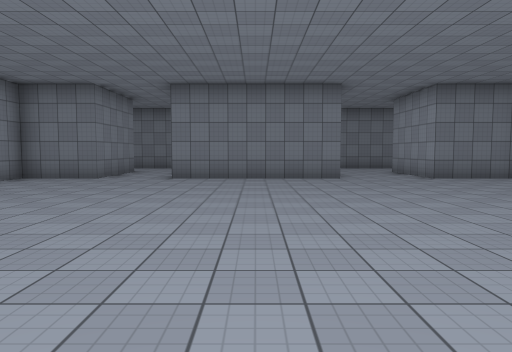
View 1 (above)

23 first-person views from a walk through a 3-D level made in the Unity game engine. The camera is 1.5 m above the floor, tilts 4° down and sees 70° across. The floor is counted in squares, 2 m on a side. Each view is taken from the middle of a square. On the plan, view 1 faces up. The plan holds only what a view shows up to about 11 squares ahead; the rest is blank. The place goes on beyond the plan. Surface patterns are stand-ins for the level's own textures.

View 2
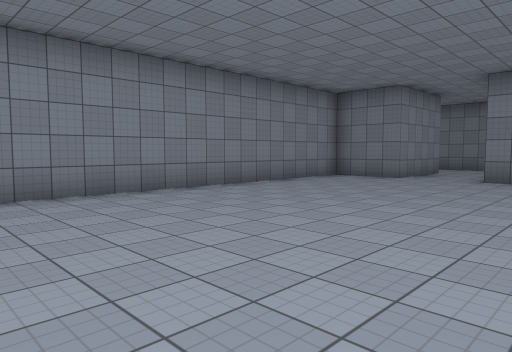

View 3
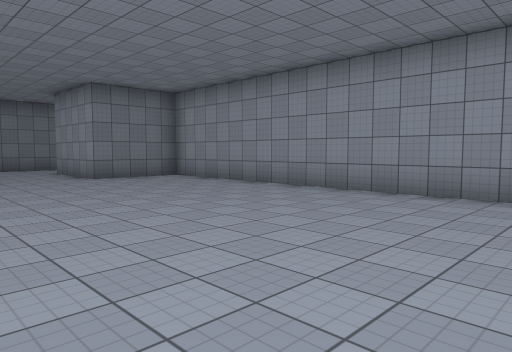

View 4
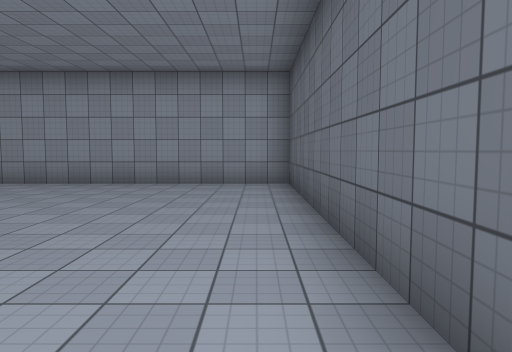

View 5
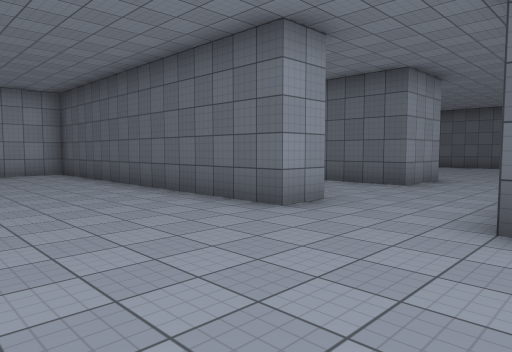

View 6
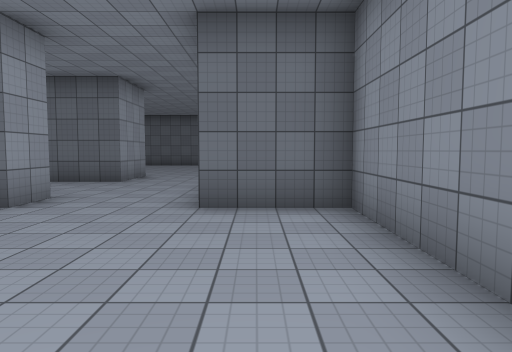

View 7
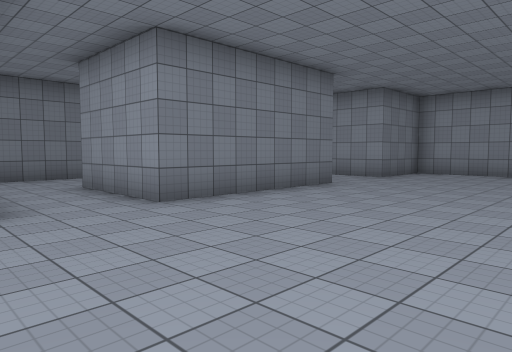

View 8
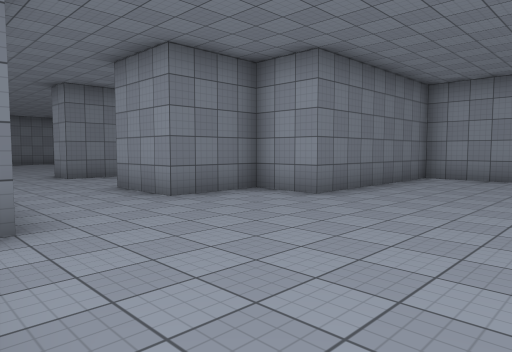

View 9
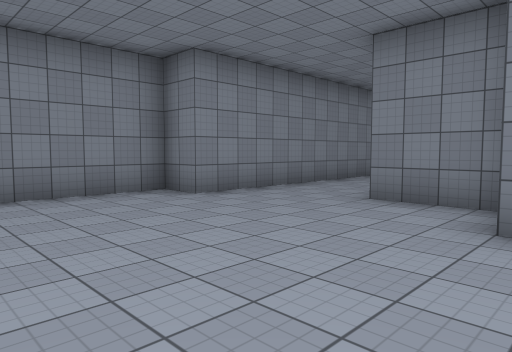

View 10
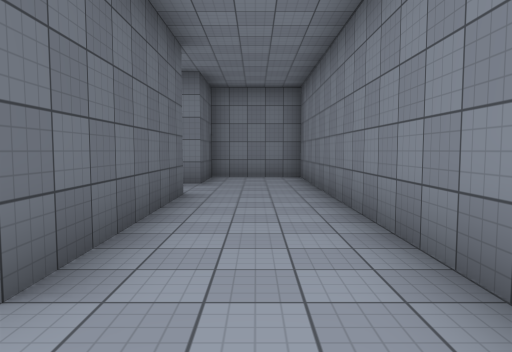

View 11
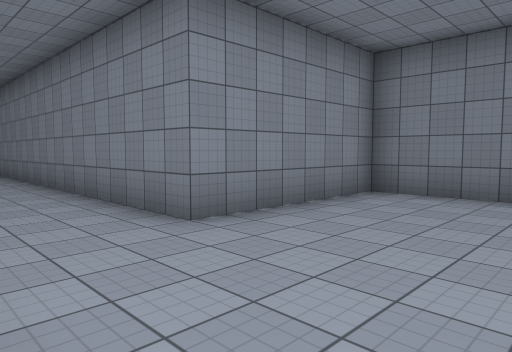

View 12
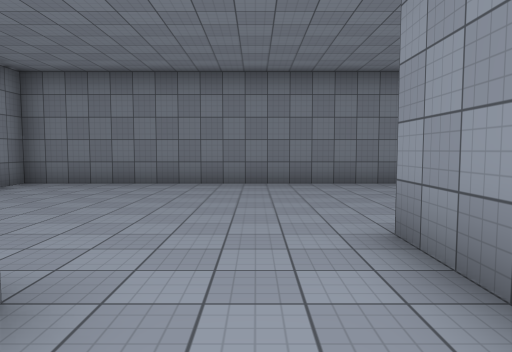

View 13
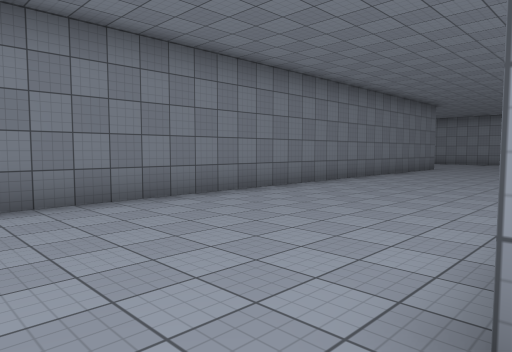

View 14
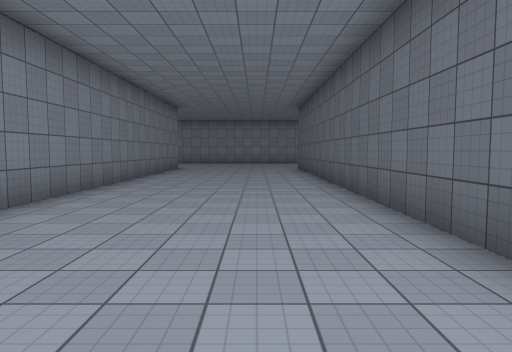

View 15
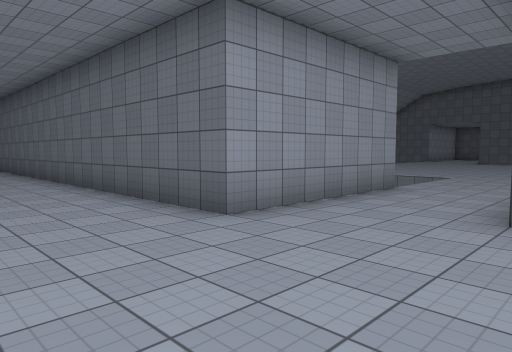

View 16
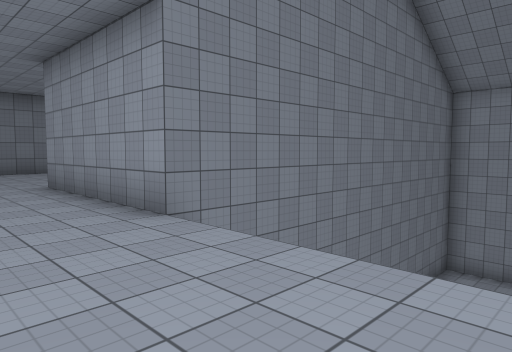

View 17
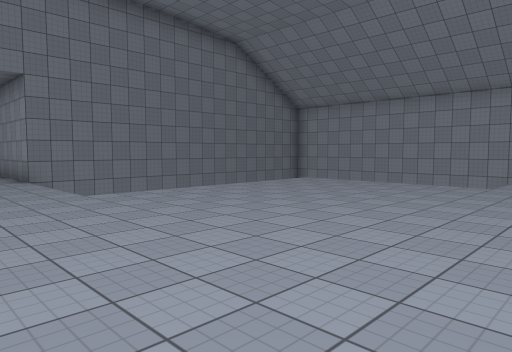

View 18
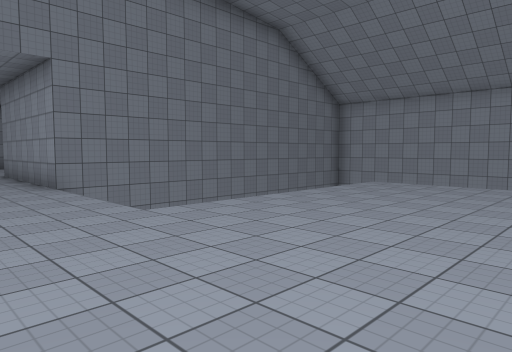

View 19
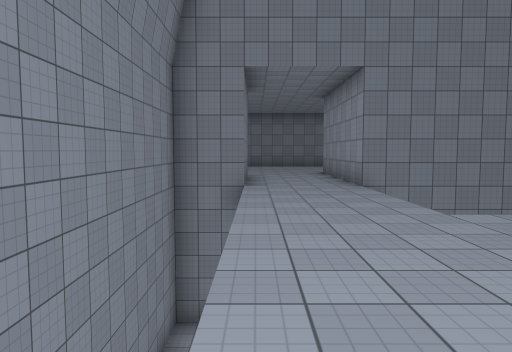

View 20
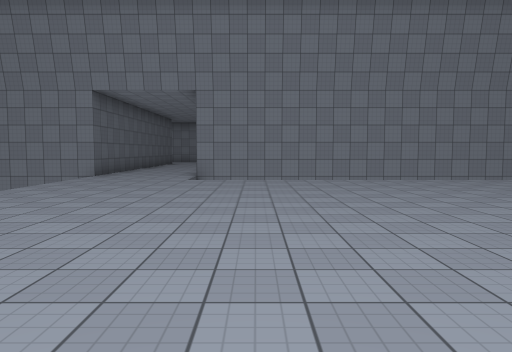

View 21
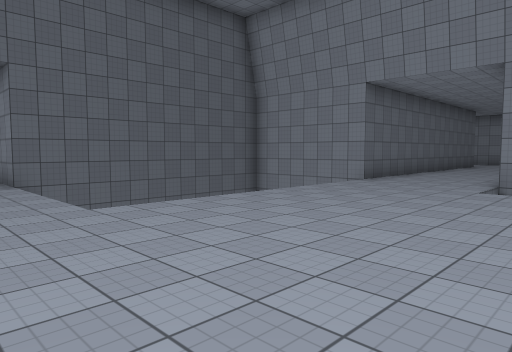

View 22
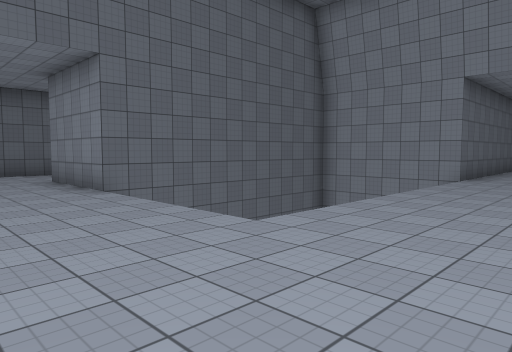

View 23
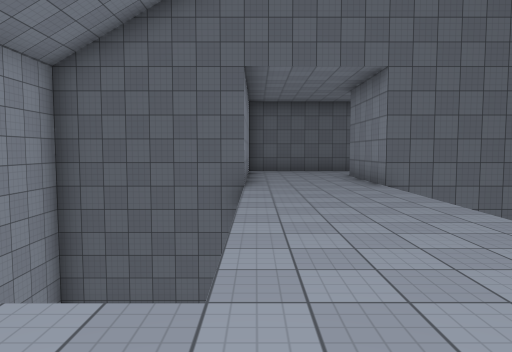

### Floor plan
Key: @ floor where view 1 was taken; # wall or solid block; x gap in a wall; . floor; v drop or lower ground.
Columns run from 7 left of view 1 to 22 right of it. Each row starts with its distance up from view 1.
 20             ##################
 19             #.................
 18             #.................
 17             #.................
 16 #############.................
 15 #.............................
 14 #...................##########
 13 #..........  .......#
 12 ###..#####..#   #...#
 11   #..#####..#   #...#
 10 ###..#####..#####...x       v
  9 #..............#v...        vv
  8 #..............# ...        vv
  7 #..............# ...
  6 #..............# .........
  5 #..............# .........
  4 #..............# .........
  3 #..............# .........
  2 #..............# .........v
  1 #..............# .........
  0 #......@.......# ..........
 -1 ###...########## .........
 -2   #....      ..............
 -3   #....     ..............v
 -4   #.....    ..............
 -5   #...##    ###xvvvvvvv...
 -6   #...##       v      v...
 -7   #.....#      v      v...   v
 -8  ##.....#####  v      v...   v
 -9  #...........#  vvvvvvx...xvvv
-10  #...........#        #...#
-11  #.........           #...#
-12   .......             ....

Positions as (right, up) in squares from view 1, and headings:
1: (0, 0), facing up
2: (0, 0), facing up-left
3: (1, 0), facing up-right
4: (-1, 0), facing right
5: (-5, 3), facing down-right
6: (-5, 4), facing down
7: (-5, 5), facing up-right
8: (-5, -12), facing up-right
9: (1, -12), facing up-left
10: (4, 14), facing left
11: (9, 13), facing up-left
12: (11, 11), facing up
13: (11, 14), facing up-right
14: (11, 16), facing right
15: (9, 17), facing down-right
16: (10, 6), facing up-right
17: (10, 0), facing up-right
18: (10, 2), facing up-right
19: (10, 2), facing up
20: (19, 0), facing left
21: (17, 0), facing down-left
22: (18, -2), facing down-left
23: (18, -1), facing down
